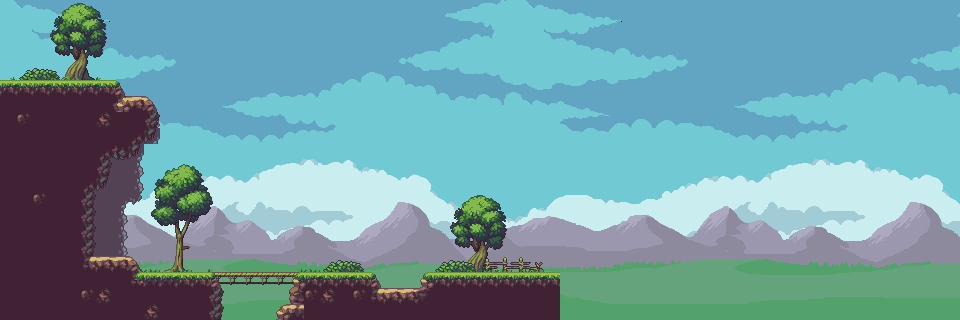

The image is a tile-based game level rendered from a .tmx file. Its description and source (layers, tilesets, objects; grid data summarised) follow:
An orthogonal 60x20 tile map with 16x16 px tiles, 10 tile layers (Background, Clouds, Midground, Houses, ...), 6 tilesets and 11 objects.

<map version="1.0" tiledversion="1.1.6" orientation="orthogonal" renderorder="right-down" width="60" height="20" tilewidth="16" tileheight="16" infinite="0" nextobjectid="22">
 <properties>
  <property name="backgroundMusic" value="Music/village01.mp3" />
  <property name="brightness" type="float" value="1" />
 </properties>
 <tileset firstgid="1" name="BGBack" tilewidth="16" tileheight="16" tilecount="640" columns="32">
  <image source="Resources/Wild/Background/BGBack.png" width="512" height="320" />
 </tileset>
 <tileset firstgid="641" name="BGFront" tilewidth="16" tileheight="16" tilecount="640" columns="32">
  <image source="Resources/Wild/Background/BGFront.png" width="512" height="320" />
 </tileset>
 <tileset firstgid="1281" name="CloudsBack" tilewidth="16" tileheight="16" tilecount="640" columns="32">
  <image source="Resources/Wild/Background/CloudsBack.png" width="512" height="320" />
 </tileset>
 <tileset firstgid="1921" name="CloudsFront" tilewidth="16" tileheight="16" tilecount="640" columns="32">
  <image source="Resources/Wild/Background/CloudsFront.png" width="512" height="320" />
 </tileset>
 <tileset firstgid="2561" name="Tileset" tilewidth="16" tileheight="16" tilecount="60" columns="10">
  <image source="Resources/Wild/Foreground/Tileset.png" width="160" height="96" />
 </tileset>
 <tileset firstgid="2621" name="Trees" tilewidth="16" tileheight="16" tilecount="128" columns="16">
  <image source="Resources/Wild/Foreground/Trees.png" width="256" height="128" />
 </tileset>
 <objectgroup name="Ground">
  <object id="7" x="135.5" y="274">
   <polyline points="0,0 233,0" />
  </object>
  <object id="9" x="369" y="290.5">
   <polyline points="0,0 53.5,0" />
  </object>
  <object id="10" x="422" y="274.5">
   <polyline points="0,0 537.5,0" />
  </object>
  <object id="20" x="89.5" y="258">
   <polyline points="0,0 44.5,0" />
  </object>
 </objectgroup>
 <objectgroup name="Platform" />
 <objectgroup name="Wall">
  <object id="12" x="0" y="80">
   <polyline points="0,0 0,-80" />
  </object>
  <object id="13" x="960" y="272">
   <polyline points="0,0 0,-272" />
  </object>
  <object id="15" x="375" y="287.5">
   <polyline points="0,0 0,-14.5" />
  </object>
  <object id="17" x="422.5" y="289.5">
   <polyline points="0,0 0,-17.5" />
  </object>
  <object id="19" x="92.5" y="256.5">
   <polyline points="0,0 0,-65" />
  </object>
  <object id="21" x="135.5" y="273">
   <polyline points="0,0 0,-16.5" />
  </object>
 </objectgroup>
 <objectgroup name="CliffMarker" />
 <objectgroup name="Portal">
  <object id="14" x="934" y="232" width="7.33333" height="29.3333">
   <properties>
    <property name="targetMap" value="Map/starting_point.tmx" />
    <property name="targetPortalID" type="int" value="0" />
   </properties>
  </object>
 </objectgroup>
 <objectgroup name="LightSources" />
 <objectgroup name="Player" />
 <objectgroup name="NPCs" />
 <layer name="Background" width="60" height="20">
  <data>[1200 cells, 1200 non-empty, 640 distinct tile ids]</data>
 </layer>
 <layer name="Clouds" width="60" height="20">
  <data>[1200 cells, 600 non-empty, 320 distinct tile ids]</data>
 </layer>
 <layer name="Midground" width="60" height="20">
  <data>[1200 cells, 480 non-empty, 256 distinct tile ids]</data>
 </layer>
 <layer name="Houses" width="60" height="20">
  <data>[1200 cells, 0 non-empty, 0 distinct tile ids]</data>
 </layer>
 <layer name="Trees" width="60" height="20">
  <data>[1200 cells, 105 non-empty, 85 distinct tile ids]</data>
 </layer>
 <layer name="Fence" width="60" height="20">
  <data>[1200 cells, 10 non-empty, 5 distinct tile ids]</data>
 </layer>
 <layer name="Ground - mid" width="60" height="20">
  <data>[1200 cells, 28 non-empty, 4 distinct tile ids]</data>
 </layer>
 <layer name="Ground - back" width="60" height="20">
  <data>[1200 cells, 184 non-empty, 14 distinct tile ids]</data>
 </layer>
 <layer name="Ground - front" width="60" height="20">
  <data>[1200 cells, 57 non-empty, 14 distinct tile ids]</data>
 </layer>
 <layer name="Objects" width="60" height="20">
  <data>[1200 cells, 0 non-empty, 0 distinct tile ids]</data>
 </layer>
</map>
